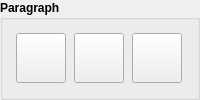
                 <widget class="QGroupBox" name="paragraphGroupBox">
                  <property name="font">
                   <font>
                    <family>Yu Gothic UI</family>
                    <weight>75</weight>
                    <bold>true</bold>
                   </font>
                  </property>
                  <property name="title">
                   <string>Paragraph</string>
                  </property>
                  <layout class="QHBoxLayout" name="horizontalLayout_5">
                   <item>
                    <widget class="QPushButton" name="alignLeftButton">
                     <property name="sizePolicy">
                      <sizepolicy hsizetype="Fixed" vsizetype="Fixed">
                       <horstretch>0</horstretch>
                       <verstretch>0</verstretch>
                      </sizepolicy>
                     </property>
                     <property name="minimumSize">
                      <size>
                       <width>50</width>
                       <height>0</height>
                      </size>
                     </property>
                     <property name="maximumSize">
                      <size>
                       <width>30</width>
                       <height>50</height>
                      </size>
                     </property>
                     <property name="toolTip">
                      <string>Align left</string>
                     </property>
                     <property name="text">
                      <string/>
                     </property>
                     <property name="icon">
                      <iconset resource="resources.qrc">
                       <normaloff>:/Icons/Icons/align-left.svg</normaloff>:/Icons/Icons/align-left.svg</iconset>
                     </property>
                     <property name="iconSize">
                      <size>
                       <width>30</width>
                       <height>30</height>
                      </size>
                     </property>
                     <property name="checkable">
                      <bool>true</bool>
                     </property>
                     <property name="autoExclusive">
                      <bool>true</bool>
                     </property>
                    </widget>
                   </item>
                   <item>
                    <widget class="QPushButton" name="alignCenterButton">
                     <property name="sizePolicy">
                      <sizepolicy hsizetype="Fixed" vsizetype="Fixed">
                       <horstretch>0</horstretch>
                       <verstretch>0</verstretch>
                      </sizepolicy>
                     </property>
                     <property name="minimumSize">
                      <size>
                       <width>50</width>
                       <height>50</height>
                      </size>
                     </property>
                     <property name="maximumSize">
                      <size>
                       <width>50</width>
                       <height>50</height>
                      </size>
                     </property>
                     <property name="toolTip">
                      <string>Align center</string>
                     </property>
                     <property name="text">
                      <string/>
                     </property>
                     <property name="icon">
                      <iconset resource="resources.qrc">
                       <normaloff>:/Icons/Icons/format.svg</normaloff>:/Icons/Icons/format.svg</iconset>
                     </property>
                     <property name="iconSize">
                      <size>
                       <width>30</width>
                       <height>30</height>
                      </size>
                     </property>
                     <property name="checkable">
                      <bool>true</bool>
                     </property>
                     <property name="autoExclusive">
                      <bool>true</bool>
                     </property>
                    </widget>
                   </item>
                   <item>
                    <widget class="QPushButton" name="alignRightButton">
                     <property name="sizePolicy">
                      <sizepolicy hsizetype="Fixed" vsizetype="Fixed">
                       <horstretch>0</horstretch>
                       <verstretch>0</verstretch>
                      </sizepolicy>
                     </property>
                     <property name="minimumSize">
                      <size>
                       <width>50</width>
                       <height>50</height>
                      </size>
                     </property>
                     <property name="maximumSize">
                      <size>
                       <width>50</width>
                       <height>50</height>
                      </size>
                     </property>
                     <property name="toolTip">
                      <string>Align right</string>
                     </property>
                     <property name="text">
                      <string/>
                     </property>
                     <property name="icon">
                      <iconset resource="resources.qrc">
                       <normaloff>:/Icons/Icons/align-right.svg</normaloff>:/Icons/Icons/align-right.svg</iconset>
                     </property>
                     <property name="iconSize">
                      <size>
                       <width>30</width>
                       <height>30</height>
                      </size>
                     </property>
                     <property name="checkable">
                      <bool>true</bool>
                     </property>
                     <property name="autoExclusive">
                      <bool>true</bool>
                     </property>
                    </widget>
                   </item>
                  </layout>
                 </widget>
